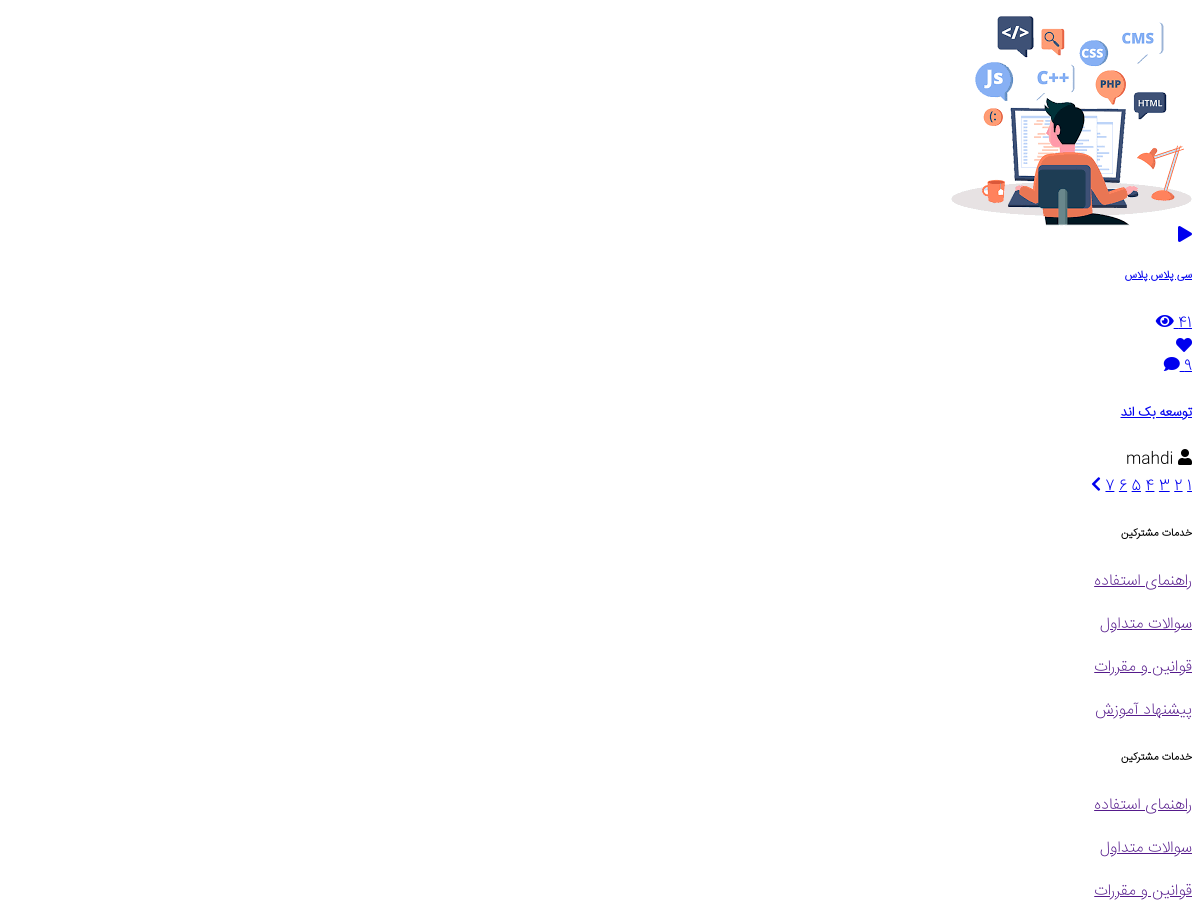
Page /all_video/ (middle part) on the earlier database version.
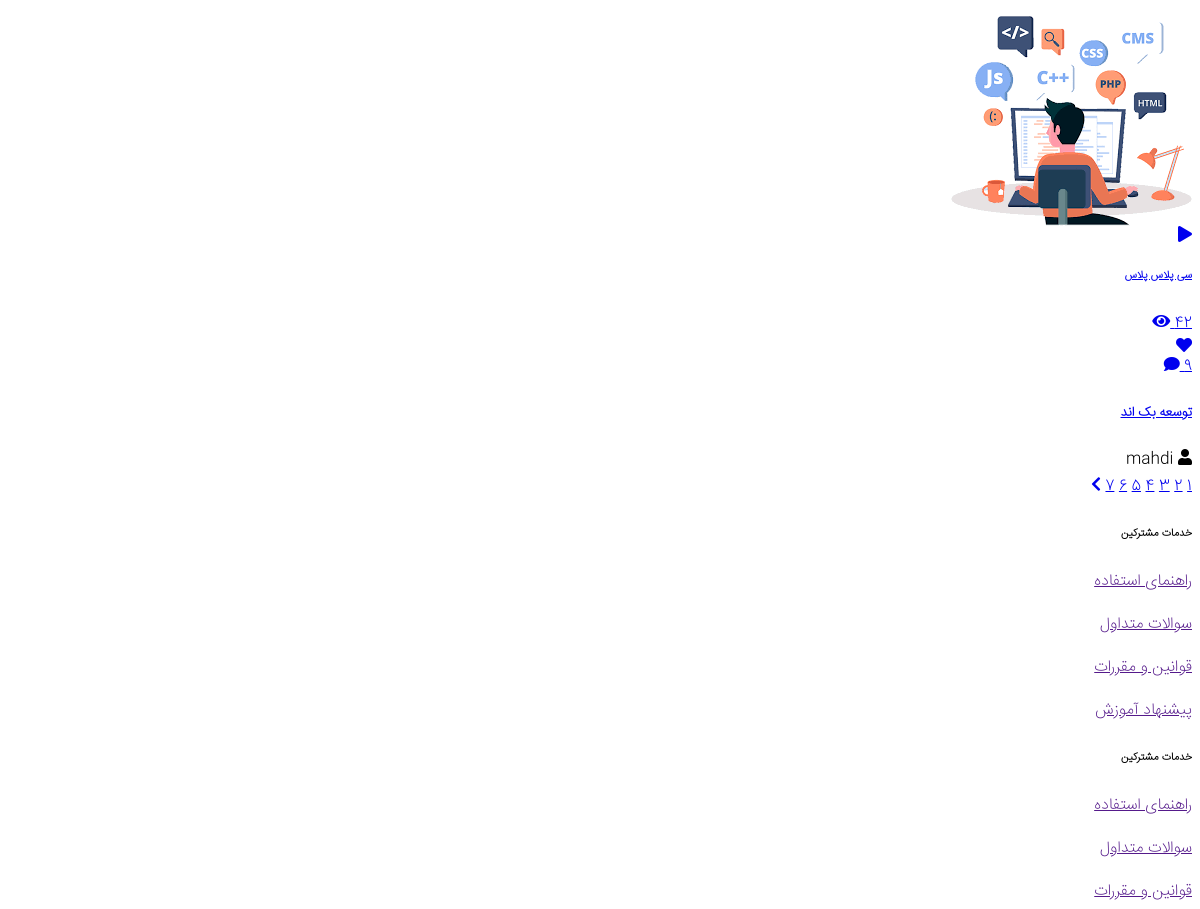
Same page on the later database version.
### Tutorial_app/models.py (models this page shows, shortened)
class VideoTutorial(models.Model):
    teacher=models.ForeignKey(Techer,on_delete=models.CASCADE,related_name="video_tutorial",verbose_name="مدرس")
    video=models.FileField(upload_to="videototorial/video",verbose_name="ویدیو")
    titel=models.CharField(max_length=100,unique=True,verbose_name="عنوان")
    video_cover=models.FileField(upload_to="videotutorial/iamge",verbose_name="کاور ویدیو")
    video_time=models.TimeField(verbose_name="ویدیو")
    created=models.DateTimeField(auto_now_add=True,verbose_name="تاریخ ایجاد")
    view=models.IntegerField(default=0,verbose_name="تعداد بازدید")
    discription=models.TextField(verbose_name="توضیحات ویدیو")
    tag=models.ManyToManyField(Tags,related_name="videotutorial",verbose_name="تگ ها")
    category=models.ManyToManyField(SubCategory,related_name="videotutorial",verbose_name="دسته بندی ها")
    slug=models.SlugField(null=True,blank=True,allow_unicode=True)
    is_active=models.BooleanField(default=False,verbose_name="ویدیو فعال هست یا خیر؟")
    special_video=models.BooleanField(verbose_name="مخصوص اعضای ویژه؟")
    class Meta:
        ordering=("-created",)
        verbose_name="ویدیو"
        verbose_name_plural="ویدیوها"
    def get_absulot_url(self):
        return reverse("Home:detail_video",kwargs={"slug":self.slug})

class SubCategory(models.Model):
    category=models.ManyToManyField(Category,related_name="subcategory",verbose_name="نام دسته بندی مرجع")
    name=models.CharField(max_length=30,verbose_name="نام دسته بندی")
    slug=models.SlugField(null=True,blank=True,allow_unicode=True)
    created=models.DateTimeField(auto_now_add=True,verbose_name="تاریخ ایجاد")
    class Meta:
        verbose_name="دسته بندی"
        verbose_name_plural="دسته بندی ها"
    def __str__(self):
        return self.name

### Acount_app/models.py (models this page shows, shortened)
class Techer(models.Model):
    user = models.ForeignKey(User, on_delete=models.CASCADE, related_name="teacher", verbose_name="نام کاربری")
    about_me = models.TextField(verbose_name="بیوگرافی")
    followers = models.ManyToManyField(User, related_name="followers", null=True, blank=True,
                                       verbose_name="دنبال کننده ها")
    slug = models.SlugField(null=True, blank=True, allow_unicode=True)
    resume = models.FileField(upload_to="teacher/cv", null=True, blank=True, verbose_name="رزومه")
    is_active = models.BooleanField(default=False, verbose_name="مدرس فعال هست یا حیر؟")
    class Meta:
        verbose_name_plural = "مدرس ها"
        verbose_name = "مدرس"

class User(AbstractBaseUser):
    email = models.EmailField(
        verbose_name='ایمیل',
        max_length=255,
        unique=True,
    )
    username = models.CharField(max_length=100, verbose_name="نام کاربری")
    phone_number = models.CharField(max_length=15, blank=True, null=True, verbose_name="شماره تلفن")
    image = models.FileField(upload_to="user/image", default="defult/index.jpg", blank=True, null=True,
                             verbose_name="تصویر پروفایل")
    is_teacher = models.BooleanField(default=False, verbose_name="مدرس هست یا خیر؟")
    is_active = models.BooleanField(default=True, verbose_name="کاربر فعال هست یا خیر؟")
    is_admin = models.BooleanField(default=False, verbose_name="کاربر ادمین هست یا خیر؟")
    full_name = models.CharField(max_length=50, verbose_name="نام و نام خانوادگی")
    special_user = models.DateTimeField(default=timezone.now(), verbose_name="کاربر خاص تا زمان:")
    class Meta:
        verbose_name_plural = "حساب های کاربری"
        verbose_name = "حساب کاربری"
    objects = MyUserManager()
    USERNAME_FIELD = 'email'

### Home_app/views.py (the view)
# urls.py: path("all_video/", views.AllVideo.as_view(), name="all_video"),
class AllVideo(ListView):
    template_name = "Home_app/all_videos.html"
    model = VideoTutorial
    paginate_by = 1
    queryset = VideoTutorial.objects.filter(is_active=True)

### context_processor/context_processor.py (called while the page is built)
def categorydata(request):
    context=Category.objects.all()
    return {
        "category":context
    }

def check_activ_teacher(request):
    if request.user.is_authenticated:
        user=request.user
        teacher=Techer.objects.filter(user=user,is_active=True).exists()
        if teacher:
            return {"is_teacher":True}
        return {"is_teacher":False}
    return {"is_teacher": False}

### Home_app/templates/Home_app/all_videos.html (shortened to what this page needs)
{% extends "base.html" %}
{% load static %}
{% block content %}
    <main>
        <section class="py-5">
            <div class="container">
                <div class="row">
                    {% for video in object_list %}
                    <div class="col-md-6 col-lg-4 my-2">
                        <div class="custom-bg">
                            <div class="video-card">
                                <a href="{{ video.get_absulot_url }}" class="position-relative d-block ">
                                    <img src="{{ video.video_cover.url }}" alt="" class="img-fluid w-100 h-100">
                                    <div class="video-play-btn">
                                        <i class="fa fa-play"></i>
                                    </div>
                                    <div class="d-flex align-items-center justify-content-between video-category-time">
                                        <h6 class="">{{ video.category.all.0 }}</h6>
                                    </div>
                                    <div class="video-card-details">
                                        <div>
                                            <span>{{ video.view }}</span>
                                            <i class="fa fa-eye"></i>
                                        </div>
                                        <div>
                                            <i class="fa fa-heart"></i>
                                        </div>
                                        <div>
                                            <span>{{ video.comment.all.count }}</span>
                                            <i class="fa fa-comment"></i>
                                        </div>
                                    </div>
                                </a>
                            </div>
                            <a href="{{ video.get_absulot_url }}">
                                <h5 class="video-card-title m-2">{{ video.titel }}</h5>
                            </a>
                            <div class="my-3 pb-3 mx-2">
                                <i class="fa fa-user  ml-1 "></i>
                                <span>{{ video.teacher.user.username }}</span>
                            </div>
                        </div>
                    </div>
                    {% endfor %}
                </div>
                {% if page_obj.has_other_pages %}
                <div class="d-flex align-items-center justify-content-center mb-3 pagination">
                {% for i in page_obj.paginator.page_range %}
                    {% if page_obj.number == i %}
                    <a href="?page={{ i }}" class="active mx-1">{{ i }}</a>
                        {% else %}
                        <a href="?page={{ i }}" class="mx-1">{{ i }}</a>
                    {% endif %}
                   {% endfor %}
                {% if page_obj.has_next %}
                    <a href="?page={{ page_obj.next_page_number }}" class="mx-1"><i class="fa fa-chevron-left"></i></a>
                    {% endif %}
                </div>
            {% endif %}
            </div>
        </section>
    </main>
   {% endblock %}

Differences in the rows shown:
changed VideoTutorial "توسعه بک اند": view "41" → "42"
